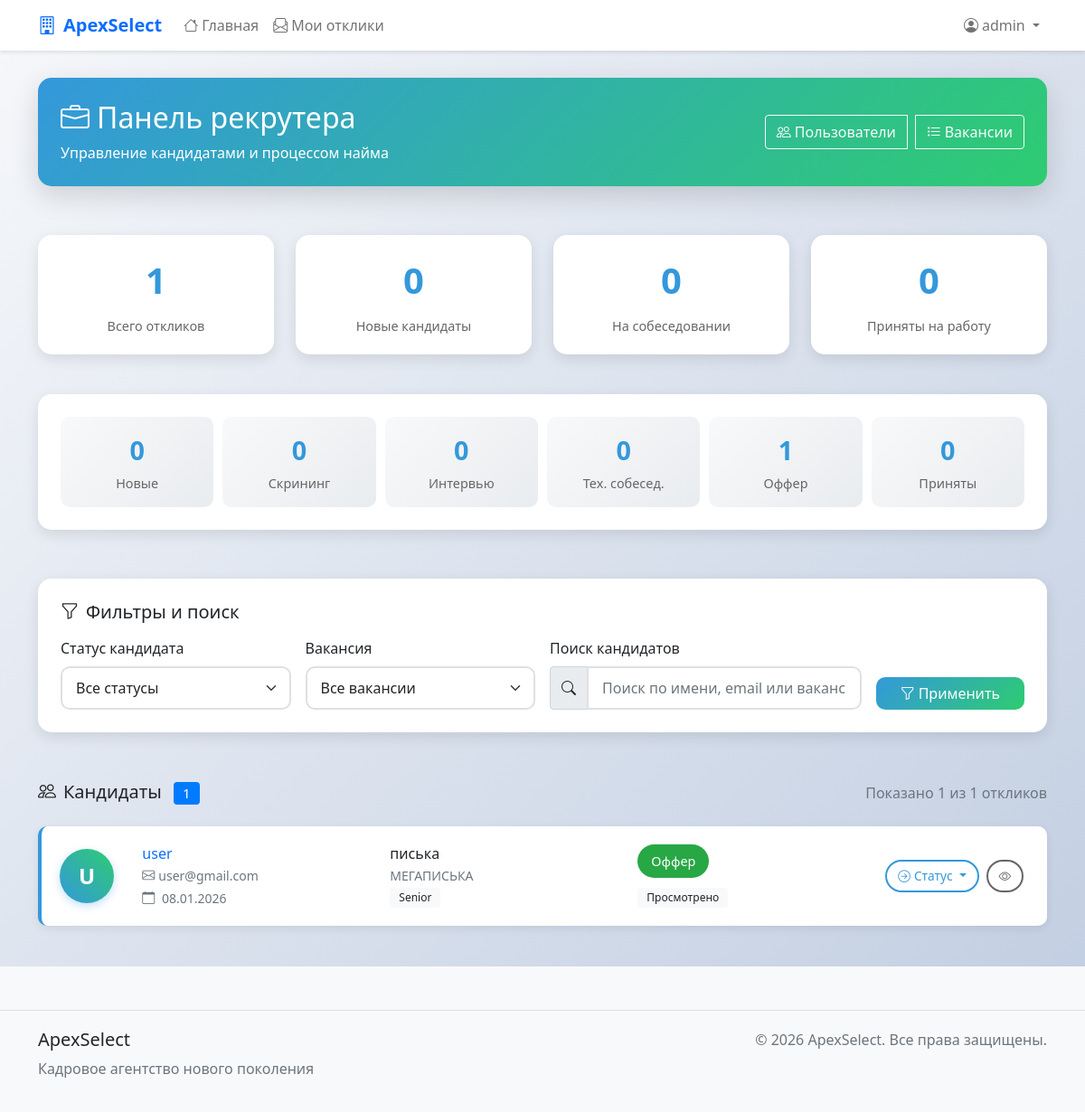
Page /recruiter/ (signed in) on the earlier database version.
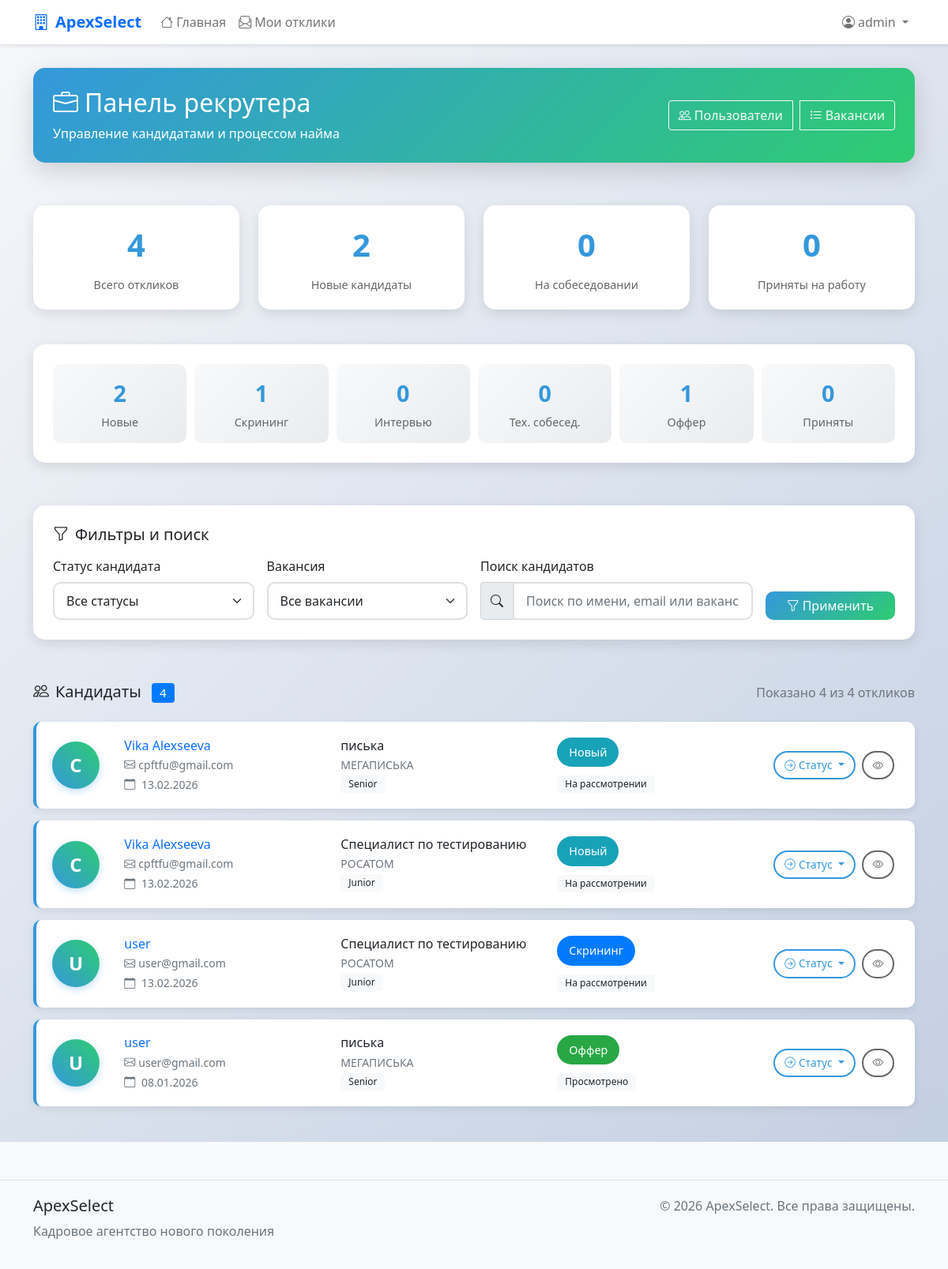
Same page on the later database version.
### apexSelect/models.py (models this page shows, shortened)
class VacancyResponse(models.Model):
    STATUS_CHOICES = [
        ('pending', _('На рассмотрении')),
        ('viewed', _('Просмотрено')),
        ('invited', _('Приглашение на собеседование')),
        ('rejected', _('Отказ')),
        ('accepted', _('Принято')),
    ]
    vacancy = models.ForeignKey(
        Vacancy,
        on_delete=models.CASCADE,
        related_name='responses',
        verbose_name=_('Вакансия')
    )
    user = models.ForeignKey(
        settings.AUTH_USER_MODEL,
        on_delete=models.CASCADE,
        related_name='vacancy_responses',
        verbose_name=_('Пользователь')
    )
    cover_letter = models.TextField(
        _('Сопроводительное письмо'),
        max_length=2000,
        blank=True,
        help_text=_('Расскажите, почему вы подходите для этой вакансии')
    )
    status = models.CharField(
        _('Статус отклика'),
        max_length=20,
        choices=STATUS_CHOICES,
        default='pending'
    )
    created_at = models.DateTimeField(_('Дата отклика'), auto_now_add=True)
    updated_at = models.DateTimeField(_('Дата обновления'), auto_now=True)
    admin_notes = models.TextField(
        _('Заметки администратора'),
        blank=True,
        help_text=_('Внутренние заметки по отклику')
    )
    class Meta:
        verbose_name = _('Отклик на вакансию')
        verbose_name_plural = _('Отклики на вакансии')
        ordering = ['-created_at']
        unique_together = ['vacancy', 'user']  # Один пользователь может откликнуться на вакансию только один раз

class CustomUser(AbstractUser):
    email = models.EmailField(_('email address'), unique=True)
    phone_number = models.CharField(_('phone number'), max_length=15, blank=True, null=True)
    date_of_birth = models.DateField(_('date of birth'), blank=True, null=True)
    bio = models.TextField(_('biography'), max_length=500, blank=True)
    is_verified = models.BooleanField(_('verified'), default=False)
    created_at = models.DateTimeField(_('created at'), default=now)
    updated_at = models.DateTimeField(_('updated at'), auto_now=True)
    def get_full_name(self):
        return f"{self.first_name} {self.last_name}".strip()
    class Meta:
        verbose_name = _('user')
        verbose_name_plural = _('users')
        ordering = ['-date_joined']

class Vacancy(models.Model):
    STATUS_CHOICES = [
        ('draft', _('Черновик')),
        ('published', _('Опубликована')),
        ('closed', _('Закрыта')),
        ('archived', _('В архиве')),
    ]
    EMPLOYMENT_TYPE_CHOICES = [
        ('full_time', _('Полная занятость')),
        ('part_time', _('Частичная занятость')),
        ('remote', _('Удаленная работа')),
        ('freelance', _('Фриланс')),
        ('internship', _('Стажировка')),
    ]
    EXPERIENCE_CHOICES = [
        ('no_experience', _('Без опыта')),
        ('junior', _('Junior')),
        ('middle', _('Middle')),
        ('senior', _('Senior')),
        ('lead', _('Lead')),
    ]
    title = models.CharField(_('Название вакансии'), max_length=200)
    company = models.CharField(_('Компания'), max_length=200)
    location = models.CharField(_('Локация'), max_length=200, default='Москва')
    short_description = models.TextField(_('Краткое описание'), max_length=500)
    full_description = models.TextField(_('Полное описание'))
    requirements = models.TextField(_('Требования'))
    responsibilities = models.TextField(_('Обязанности'))
    benefits = models.TextField(_('Условия и бонусы'), blank=True)
    salary_min = models.IntegerField(_('Зарплата от'), null=True, blank=True)
    salary_max = models.IntegerField(_('Зарплата до'), null=True, blank=True)
    currency = models.CharField(_('Валюта'), max_length=10, default='руб.')
    employment_type = models.CharField(
        _('Тип занятости'),
        max_length=20,
        choices=EMPLOYMENT_TYPE_CHOICES,
        default='full_time'
    )
    experience = models.CharField(
        _('Требуемый опыт'),
        max_length=20,
        choices=EXPERIENCE_CHOICES,
        default='no_experience'
    )
    technologies = models.CharField(_('Технологии'), max_length=500, blank=True,
                                    help_text=_('Укажите технологии через запятую'))
    status = models.CharField(
        _('Статус'),
        max_length=20,
        choices=STATUS_CHOICES,
        default='draft'
    )
    created_by = models.ForeignKey(
        settings.AUTH_USER_MODEL,  # Это ссылка на CustomUser из настроек
        on_delete=models.SET_NULL,
        null=True,
        blank=True,
        related_name='vacancies',
        verbose_name=_('Создатель')
    )
    published_at = models.DateTimeField(_('Дата публикации'), null=True, blank=True)
    expires_at = models.DateTimeField(_('Действует до'), null=True, blank=True)
    created_at = models.DateTimeField(_('Дата создания'), auto_now_add=True)
    updated_at = models.DateTimeField(_('Дата обновления'), auto_now=True)
    is_featured = models.BooleanField(_('Рекомендуемая'), default=False)
    is_remote = models.BooleanField(_('Удаленная работа'), default=False)
    is_relocation = models.BooleanField(_('Релокация'), default=False)
    is_active = models.BooleanField(_('Активна'), default=True)
    response_count = models.IntegerField(_('Количество откликов'), default=0)
    class Meta:
        verbose_name = _('Вакансия')
        verbose_name_plural = _('Вакансии')
        ordering = ['-created_at']

### apexSelect/views.py (the view, shortened to what this page needs)
# urls.py: path('recruiter/', views.recruiter_dashboard, name='recruiter_dashboard'),
@login_required
@user_passes_test(is_recruiter)
def recruiter_dashboard(request):
    responses = VacancyResponse.objects.all() \
        .select_related('user', 'vacancy') \
        .order_by('-created_at')
    status_filter = request.GET.get('status', '')
    recruiter_status_filter = request.GET.get('recruiter_status', '')
    vacancy_filter = request.GET.get('vacancy', '')
    search_query = request.GET.get('search', '')
    if status_filter:
        responses = responses.filter(status=status_filter)
    if recruiter_status_filter:
        responses = responses.filter(recruiter_status=recruiter_status_filter)
    if vacancy_filter:
        try:
            vacancy_id = int(vacancy_filter)
            responses = responses.filter(vacancy_id=vacancy_id)
        except ValueError:
            pass
    total_responses = VacancyResponse.objects.count()
    new_count = VacancyResponse.objects.filter(recruiter_status='new').count()
    screening_count = VacancyResponse.objects.filter(recruiter_status='screening').count()
    interview_count = VacancyResponse.objects.filter(recruiter_status='interview').count()
    technical_count = VacancyResponse.objects.filter(recruiter_status='technical').count()
    offer_count = VacancyResponse.objects.filter(recruiter_status='offer').count()
    hired_count = VacancyResponse.objects.filter(recruiter_status='hired').count()
    vacancies = Vacancy.objects.filter(status='published')
    vacancy_filter_str = str(vacancy_filter) if vacancy_filter else ''
    context = {
        'responses': responses,
        'total_responses': total_responses,
        'new_count': new_count,
        'screening_count': screening_count,
        'interview_count': interview_count,
        'technical_count': technical_count,
        'offer_count': offer_count,
        'hired_count': hired_count,
        'status_filter': status_filter,
        'recruiter_status_filter': recruiter_status_filter,
        'vacancy_filter': vacancy_filter_str,  # Используем строковое представление
        'search_query': search_query,
        'vacancies': vacancies,
    }
    return render(request, 'recruiter/dashboard.html', context)

### apexSelect/models.py (called while the page is built)
    def get_recruiter_status_color(self):
        colors = {
            'new': 'info',
            'screening': 'primary',
            'interview': 'warning',
            'technical': 'warning',
            'offer': 'success',
            'hired': 'success',
            'rejected': 'danger',
            'no_response': 'secondary',
        }
        return colors.get(self.recruiter_status, 'secondary')

### apexSelect/views.py (called while the page is built)
def is_recruiter(user):
    return user.is_staff or user.is_superuser

### apexSelect/templates/recruiter/dashboard.html (shortened to what the changed rows need)
{% extends 'base.html' %}
{% load static %}
{% block content %}
<div class="recruiter-dashboard">
    <div class="container">
        <div class="row mb-4">
            <div class="col-12">
                <div class="dashboard-header">
                    <div class="row align-items-center">
                        <div class="col-md-8">
                            <h1 class="h2 mb-2">
                                <i class="bi bi-briefcase me-2"></i>Панель рекрутера
                            </h1>
                        </div>
                    </div>
                </div>
            </div>
        </div>
        <div class="row mb-4">
            <div class="col-md-3">
                <div class="stat-card">
                    <div class="stat-number">{{ total_responses }}</div>
                    <div class="stat-label">Всего откликов</div>
                </div>
            </div>
            <div class="col-md-3">
                <div class="stat-card">
                    <div class="stat-number">{{ new_count }}</div>
                    <div class="stat-label">Новые кандидаты</div>
                </div>
            </div>
        </div>
        <div class="row mb-4">
            <div class="col-12">
                <div class="pipeline-stages">
                    <div class="pipeline-stage">
                        <div class="stage-count">{{ new_count }}</div>
                        <div class="stage-name">Новые</div>
                    </div>
                    <div class="pipeline-stage">
                        <div class="stage-count">{{ screening_count }}</div>
                        <div class="stage-name">Скрининг</div>
                    </div>
                </div>
            </div>
        </div>
        <div class="row">
            <div class="col-12">
                <div class="d-flex justify-content-between align-items-center mb-4">
                    <h5 class="mb-0">
                        <i class="bi bi-people me-2"></i>Кандидаты
                        <span class="badge bg-primary ms-2">{{ responses.count }}</span>
                    </h5>
                    <div class="text-muted">
                        Показано {{ responses.count }} из {{ total_responses }} откликов
                    </div>
                </div>
                {% if responses %}
                    {% for response in responses %}
                    <div class="candidate-card">
                        <div class="row align-items-center">
                            <div class="col-md-1">
                                <div class="candidate-avatar">
                                    {{ response.user.username|first|upper }}
                                </div>
                            </div>
                            <div class="col-md-3">
                                <h6 class="mb-1">
                                    <a href="{% url 'user_profile' response.user.id %}" class="text-decoration-none">
                                        {{ response.user.get_full_name|default:response.user.username }}
                                    </a>
                                </h6>
                                <p class="text-muted small mb-1">
                                    <i class="bi bi-envelope me-1"></i>{{ response.user.email }}
                                </p>
                                <p class="text-muted small mb-0">
                                    <i class="bi bi-calendar me-1"></i>
                                    {{ response.created_at|date:"d.m.Y" }}
                                </p>
                            </div>
                            <div class="col-md-3">
                                <h6 class="mb-1">{{ response.vacancy.title }}</h6>
                                <p class="text-muted small mb-0">{{ response.vacancy.company }}</p>
                                <span class="badge bg-light text-dark small">
                                    {{ response.vacancy.get_experience_display }}
                                </span>
                            </div>
                            <div class="col-md-3">
                                <div class="mb-2">
                                    <span class="status-badge bg-{{ response.get_recruiter_status_color }}">
                                        {{ response.get_recruiter_status_display }}
                                    </span>
                                </div>
                                {% if response.status %}
                                <span class="badge bg-light text-dark small">
                                    {{ response.get_status_display }}
                                </span>
                                {% endif %}
                            </div>
                            <div class="col-md-2">
                                <div class="quick-actions">
                                    <div class="dropdown">
                                        <button class="btn btn-sm btn-outline-primary dropdown-toggle action-btn"
                                                type="button" data-bs-toggle="dropdown">
                                            <i class="bi bi-arrow-right-circle me-1"></i>Статус
                                        </button>
                                    </div>
                                    <a href="{% url 'candidate_detail' response.id %}"
                                       class="btn btn-sm btn-outline-secondary action-btn" title="Подробнее">
                                        <i class="bi bi-eye"></i>
                                    </a>
                                </div>
                            </div>
                        </div>
                    </div>
                    {% endfor %}
                {% endif %}
            </div>
        </div>
    </div>
</div>
{% endblock %}

Differences in the rows shown:
added VacancyResponse: user.username|first "C", user.get_full_name "Vika Alexseeva", user.email "cpftfu@gmail.com", created_at "13.02.2026", vacancy "писька", vacancy.company "МЕГАПИСЬКА", vacancy.experience "Senior", recruiter_status "Новый", status "На рассмотрении"
added VacancyResponse: user.username|first "C", user.get_full_name "Vika Alexseeva", user.email "cpftfu@gmail.com", created_at "13.02.2026", vacancy "Специалист по тестированию", vacancy.company "РОСАТОМ", vacancy.experience "Junior", recruiter_status "Новый", status "На рассмотрении"
added VacancyResponse: user.username|first "U", user.get_full_name "user", user.email "user@gmail.com", created_at "13.02.2026", vacancy "Специалист по тестированию", vacancy.company "РОСАТОМ", vacancy.experience "Junior", recruiter_status "Скрининг", status "На рассмотрении"
Other differences:
{{ total_responses }}: "1" → "4"
{{ new_count }}: "0" → "2"
{{ screening_count }}: "0" → "1"
{{ responses.count }}: "1" → "4"
